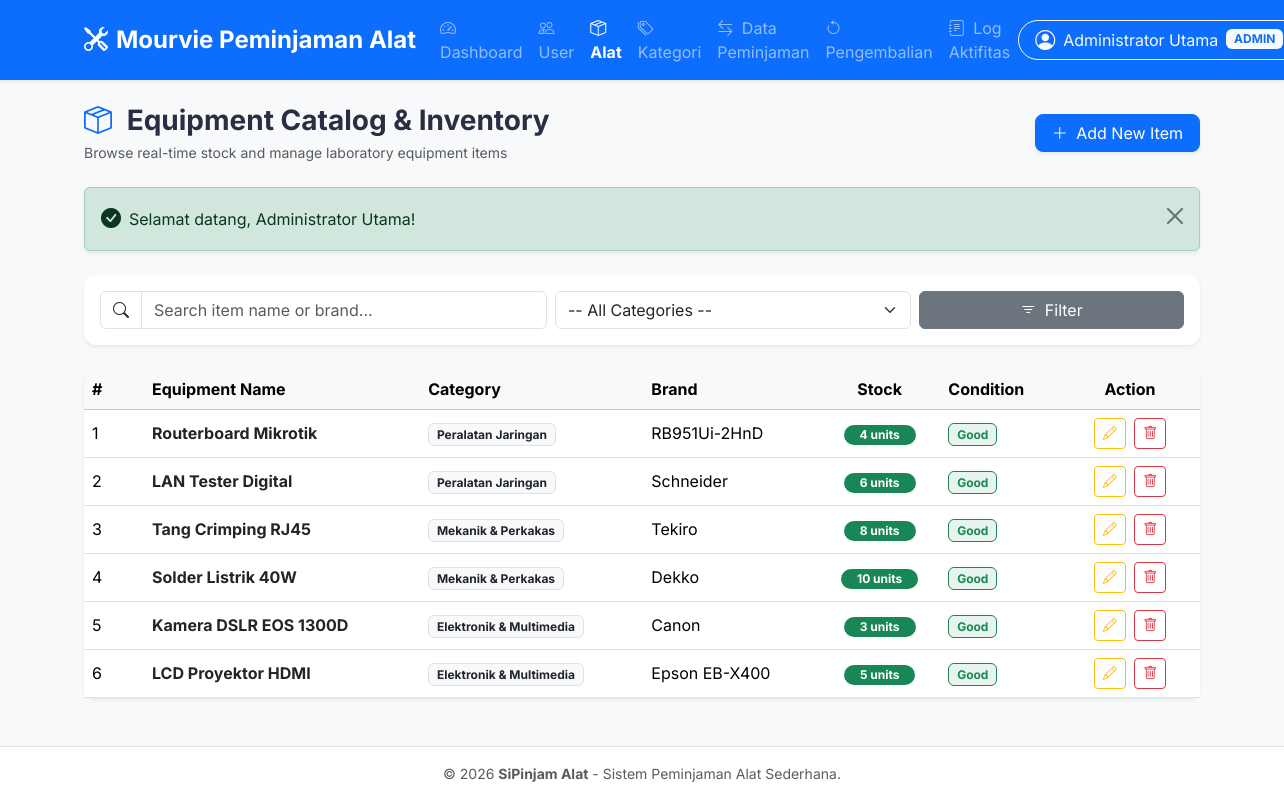
The page /alat.php (signed in) on the database its author committed.
### tables this page shows
CREATE TABLE `alat` (
  `id_alat` INT AUTO_INCREMENT PRIMARY KEY,
  `id_kategori` INT NOT NULL,
  `nama_alat` VARCHAR(100) NOT NULL,
  `merek` VARCHAR(50) DEFAULT NULL,
  `stok` INT NOT NULL DEFAULT 0,
  `kondisi` ENUM('Baik', 'Rusak Ringan', 'Rusak Berat') DEFAULT 'Baik',
  `created_at` DATETIME DEFAULT CURRENT_TIMESTAMP,
  FOREIGN KEY (`id_kategori`) REFERENCES `kategori`(`id_kategori`) ON DELETE CASCADE ON UPDATE CASCADE
);

CREATE TABLE `kategori` (
  `id_kategori` INT AUTO_INCREMENT PRIMARY KEY,
  `nama_kategori` VARCHAR(100) NOT NULL,
  `keterangan` TEXT NULL
);

### alat.php (called while the page is built)
<?php
require_once __DIR__ . '/assets/alat.php';

### assets/alat.php (the view, shortened to what this page needs)
<?php
require_once __DIR__ . '/config.php';
$user_role = $_SESSION['user']['role'];
$search   = sanitize($_GET['q'] ?? '');
$sql = "SELECT a.*, k.nama_kategori FROM alat a JOIN kategori k ON a.id_kategori = k.id_kategori WHERE 1=1";
$params = [];
$sql .= " ORDER BY a.id_alat DESC";
$stmt = $pdo->prepare($sql);
$stmt->execute($params);
$tools = $stmt->fetchAll();
$active_page = 'alat';
require_once __DIR__ . '/header.php';
require_once __DIR__ . '/navbar.php';
?>
<div class="container py-4">
    <div class="d-flex flex-column flex-md-row justify-content-between align-items-md-center gap-3 mb-4">
        <div>
            <h3 class="fw-bold mb-1"><i class="bi bi-box-seam text-primary me-2"></i> Equipment Catalog & Inventory</h3>
            <p class="text-muted small mb-0">Browse real-time stock and manage laboratory equipment items</p>
        </div>
        <?php if ($user_role === 'admin'): ?>
            <button class="btn btn-primary rounded-3 px-3 shadow-sm" data-bs-toggle="modal" data-bs-target="#modalTambahAlat">
                <i class="bi bi-plus-lg me-1"></i> Add New Item
            </button>
        <?php elseif ($user_role === 'peminjam'): ?>
            <a href="pinjam.php" class="btn btn-primary rounded-3 px-3 shadow-sm">
                <i class="bi bi-plus-circle me-1"></i> Request Loan
            </a>
        <?php endif; ?>
    </div>
    <?= get_flash_message() ?>
    <div class="card shadow-sm mb-4">
        <div class="card-body py-3">
            <form action="" method="GET" class="row g-2 align-items-center">
                <div class="col-12 col-md-5">
                    <div class="input-group">
                        <span class="input-group-text bg-white"><i class="bi bi-search"></i></span>
                        <input type="text" name="q" class="form-control" placeholder="Search item name or brand..." value="<?= htmlspecialchars($search) ?>">
                    </div>
                </div>
                <div class="col-12 col-md-4">
                    <select name="kategori" class="form-select">
                        <option value="0">-- All Categories --</option>
                    </select>
                </div>
                <div class="col-12 col-md-3 d-flex gap-2">
                    <button type="submit" class="btn btn-secondary w-100"><i class="bi bi-filter me-1"></i> Filter</button>
                </div>
            </form>
        </div>
    </div>
    <div class="card shadow-sm">
        <div class="card-body p-0">
            <div class="table-responsive">
                <table class="table table-hover align-middle mb-0">
                    <thead class="table-light">
                        <tr>
                            <th style="width: 60px;">#</th>
                            <th>Equipment Name</th>
                            <th>Category</th>
                            <th>Brand</th>
                            <th class="text-center">Stock</th>
                            <th>Condition</th>
                            <th style="width: 140px;" class="text-center">Action</th>
                        </tr>
                    </thead>
                    <tbody>
                        <?php if (empty($tools)): ?>
                            <tr><td colspan="7" class="text-center py-4 text-muted">No equipment items found.</td></tr>
                        <?php else: ?>
                            <?php foreach ($tools as $index => $t): ?>
                                <tr>
                                    <td><?= $index + 1 ?></td>
                                    <td class="fw-bold text-dark"><?= htmlspecialchars($t['nama_alat']) ?></td>
                                    <td><span class="badge bg-light text-dark border"><?= htmlspecialchars($t['nama_kategori']) ?></span></td>
                                    <td><?= htmlspecialchars($t['merek'] ?: '-') ?></td>
                                    <td class="text-center">
                                        <?php if ($t['stok'] > 0): ?>
                                            <span class="badge bg-success rounded-pill px-3"><?= $t['stok'] ?> units</span>
                                        <?php else: ?>
                                            <span class="badge bg-danger rounded-pill px-3">Out of Stock</span>
                                        <?php endif; ?>
                                    </td>
                                    <td>
                                        <?php if ($t['kondisi'] === 'Baik'): ?>
                                            <span class="badge bg-success bg-opacity-10 text-success border border-success">Good</span>
                                        <?php elseif ($t['kondisi'] === 'Rusak Ringan'): ?>
                                            <span class="badge bg-warning bg-opacity-10 text-warning border border-warning">Minor Damage</span>
                                        <?php else: ?>
                                            <span class="badge bg-danger bg-opacity-10 text-danger border border-danger">Severe Damage</span>
                                        <?php endif; ?>
                                    </td>
                                    <td class="text-center">
                                        <?php if ($user_role === 'admin'): ?>
                                            <button class="btn btn-sm btn-outline-warning me-1" data-bs-toggle="modal" data-bs-target="#modalEditAlat<?= $t['id_alat'] ?>">
                                                <i class="bi bi-pencil"></i>
                                            </button>
                                            <form action="" method="POST" class="d-inline" onsubmit="return confirmAction('Delete item <?= htmlspecialchars($t['nama_alat']) ?>?');">
                                                <button type="submit" class="btn btn-sm btn-outline-danger"><i class="bi bi-trash"></i></button>
                                            </form>
                                        <?php endif; ?>
                                    </td>
                                </tr>
                            <?php endforeach; ?>
                        <?php endif; ?>
                    </tbody>
                </table>
            </div>
        </div>
    </div>
</div>
<?php require_once __DIR__ . '/footer.php'; ?>

### assets/header.php (shortened to what this page needs)
<?php
require_once __DIR__ . '/config.php';
?>
<!DOCTYPE html>
<html lang="id">
<head>
    <link href="https://cdn.jsdelivr.net/npm/bootstrap@5.3.2/dist/css/bootstrap.min.css" rel="stylesheet">
    <link href="https://cdn.jsdelivr.net/npm/bootstrap-icons@1.11.1/font/bootstrap-icons.css" rel="stylesheet">
    <link href="assets/css/style.css" rel="stylesheet">
</head>
<body class="bg-light d-flex flex-column min-vh-100">

### assets/navbar.php (shortened to what this page needs)
<?php
$current_user = $_SESSION['user'] ?? null;
$role = $current_user['role'] ?? '';
$active_page = $active_page ?? '';
?>
<nav class="navbar navbar-expand-lg navbar-dark bg-primary shadow-sm sticky-top">
    <div class="container">
        <a class="navbar-brand d-flex align-items-center fw-bold fs-4" href="index.php">
            <i class="bi bi-tools me-2"></i> Mourvie Peminjaman Alat
        </a>
        <div class="collapse navbar-collapse" id="navbarNav">
            <ul class="navbar-nav me-auto mb-2 mb-lg-0">
                <?php if ($role === 'admin'): ?>
                    <li class="nav-item">
                        <a class="nav-link <?= $active_page === 'dashboard' ? 'active fw-bold' : '' ?>" href="index.php">
                            <i class="bi bi-speedometer2 me-1"></i> Dashboard
                        </a>
                    </li>
                    <li class="nav-item">
                        <a class="nav-link <?= $active_page === 'users' ? 'active fw-bold' : '' ?>" href="users.php">
                            <i class="bi bi-people me-1"></i> User
                        </a>
                    </li>
                    <li class="nav-item">
                        <a class="nav-link <?= $active_page === 'alat' ? 'active fw-bold' : '' ?>" href="alat.php">
                            <i class="bi bi-box-seam me-1"></i> Alat
                        </a>
                    </li>
                    <li class="nav-item">
                        <a class="nav-link <?= $active_page === 'kategori' ? 'active fw-bold' : '' ?>" href="kategori.php">
                            <i class="bi bi-tags me-1"></i> Kategori
                        </a>
                    </li>
                    <li class="nav-item">
                        <a class="nav-link <?= $active_page === 'peminjaman' ? 'active fw-bold' : '' ?>" href="peminjaman.php">
                            <i class="bi bi-arrow-left-right me-1"></i> Data Peminjaman
                        </a>
                    </li>
                    <li class="nav-item">
                        <a class="nav-link <?= $active_page === 'pengembalian' ? 'active fw-bold' : '' ?>" href="pengembalian.php">
                            <i class="bi bi-arrow-counterclockwise me-1"></i> Pengembalian
                        </a>
                    </li>
                    <li class="nav-item">
                        <a class="nav-link <?= $active_page === 'log' ? 'active fw-bold' : '' ?>" href="log.php">
                            <i class="bi bi-journal-text me-1"></i> Log Aktifitas
                        </a>
                    </li>
                <?php endif; ?>
            </ul>
            <div class="d-flex align-items-center gap-2">
                <?php if ($current_user): ?>
                    <div class="dropdown">
                        <button class="btn btn-outline-light dropdown-toggle d-flex align-items-center gap-1 py-1 px-3 rounded-pill" type="button" data-bs-toggle="dropdown">
                            <i class="bi bi-person-circle fs-5"></i>
                            <span class="d-none d-md-inline ms-1"><?= htmlspecialchars($current_user['nama_lengkap']) ?></span>
                            <span class="badge bg-light text-primary ms-1 text-uppercase small"><?= htmlspecialchars($current_user['role']) ?></span>
                        </button>
                    </div>
                <?php else: ?>
                    <a href="login.php" class="btn btn-light text-primary font-weight-bold btn-sm rounded-pill px-3">
                        <i class="bi bi-box-arrow-in-right me-1"></i> Login
                    </a>
                <?php endif; ?>
            </div>
        </div>
    </div>
</nav>

### assets/config.php (shortened to what this page needs)
<?php
function sanitize($input) {
    return htmlspecialchars(trim((string)$input), ENT_QUOTES, 'UTF-8');
}
function tampil_flash() {
    $f = $_SESSION['flash'];
    $ikon = $f['tipe'] === 'success' ? 'bi-check-circle-fill' : 'bi-exclamation-triangle-fill';
    return "<div class='alert alert-{$f['tipe']} alert-dismissible fade show d-flex align-items-center mb-4 shadow-sm' role='alert'>
                <i class='bi {$ikon} me-2 fs-5'></i>
                <div>" . htmlspecialchars($f['pesan']) . "</div>
                <button type='button' class='btn-close' data-bs-dismiss='alert'></button>
            </div>";
}
function get_flash_message() { return tampil_flash(); }

### assets/footer.php (shortened to what this page needs)
<footer class="mt-auto py-3 bg-white border-top text-center text-muted small">
    <div class="container">
        &copy; <?= date('Y') ?> <strong>SiPinjam Alat</strong> - Sistem Peminjaman Alat Sederhana.
    </div>
</footer>
</body>
</html>

### assets/css/style.css (style rules this page uses)
body { font-family: 'Inter', system-ui, sans-serif; color: #2b2d42; background-color: #f4f6f9; }
.card { border: none; border-radius: 12px; transition: transform .2s ease, box-shadow .2s ease; }

### rows shown on the page
alat: nama_alat "Routerboard Mikrotik", id_kategori.nama_kategori "Peralatan Jaringan", merek "RB951Ui-2HnD", stok "4", kondisi "Good"
alat: nama_alat "LAN Tester Digital", id_kategori.nama_kategori "Peralatan Jaringan", merek "Schneider", stok "6", kondisi "Good"
alat: nama_alat "Tang Crimping RJ45", id_kategori.nama_kategori "Mekanik & Perkakas", merek "Tekiro", stok "8", kondisi "Good"
alat: nama_alat "Solder Listrik 40W", id_kategori.nama_kategori "Mekanik & Perkakas", merek "Dekko", stok "10", kondisi "Good"
alat: nama_alat "Kamera DSLR EOS 1300D", id_kategori.nama_kategori "Elektronik & Multimedia", merek "Canon", stok "3", kondisi "Good"
alat: nama_alat "LCD Proyektor HDMI", id_kategori.nama_kategori "Elektronik & Multimedia", merek "Epson EB-X400", stok "5", kondisi "Good"

### other values the page prints
$current_user['nama_lengkap'] "Administrator Utama"
$current_user['role'] "ADMIN"
$f['pesan'] "Selamat datang, Administrator Utama!"
